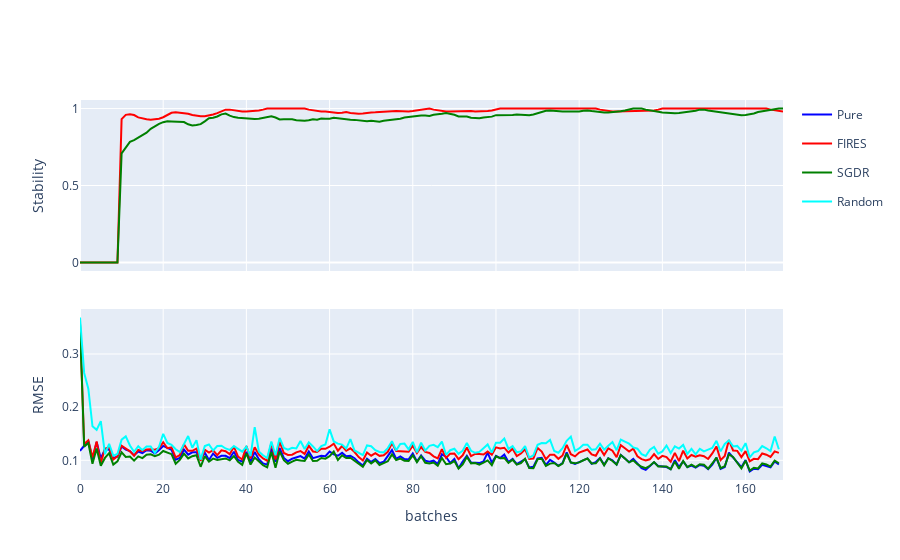

Source (notebook cell):
### Code cell
fig = make_subplots(rows=2, cols=1, shared_xaxes=True, vertical_spacing=0.1) # subplot_titles=("Stability","Accuracy", "F1-Score"),
for i in range(len(stability_trace)):
    stability_trace[i]["showlegend"] = False
    fig.add_trace(stability_trace[i], row=1, col=1)
for i in range(len(rmse_trace)):
    fig.add_trace(rmse_trace[i], row=2, col=1)
fig.update_xaxes(title_text="batches", row=2, col=1)
fig.update_yaxes(title_text="Stability", row=1, col=1)
fig.update_yaxes(title_text="RMSE", row=2, col=1)

fig.write_image("{}/all_scores_{}.{}".format(folder, dataset_name, export_type))
fig.show()

### Figure 1 — Plotly figure (JSON) as saved in the notebook; plotly's stock layout.template omitted (floating-point values rounded to 4 significant figures; data arrays with more than 128 entries replaced by an {"elided": "..."} marker saying what was removed)
{"data": [{"hovertemplate": "variable=FIRES<br>batches=%{x}<br>stability=%{y}<extra></extra>", "legendgroup": "FIRES", "line": {"color": "red", "dash": "solid"}, "mode": "lines", "name": "FIRES", "orientation": "v", "showlegend": false, "type": "scatter", "x": {"elided": "170 int values"}, "xaxis": "x", "y": {"elided": "170 float values"}, "yaxis": "y"}, {"hovertemplate": "variable=SGDR<br>batches=%{x}<br>stability=%{y}<extra></extra>", "legendgroup": "SGDR", "line": {"color": "green", "dash": "solid"}, "mode": "lines", "name": "SGDR", "orientation": "v", "showlegend": false, "type": "scatter", "x": {"elided": "170 int values"}, "xaxis": "x", "y": {"elided": "170 float values"}, "yaxis": "y"}, {"hovertemplate": "variable=Pure<br>batches=%{x}<br>rmse=%{y}<extra></extra>", "legendgroup": "Pure", "line": {"color": "blue", "dash": "solid"}, "mode": "lines", "name": "Pure", "orientation": "v", "showlegend": true, "type": "scatter", "x": {"elided": "169 int values"}, "xaxis": "x2", "y": {"elided": "169 float values"}, "yaxis": "y2"}, {"hovertemplate": "variable=FIRES<br>batches=%{x}<br>rmse=%{y}<extra></extra>", "legendgroup": "FIRES", "line": {"color": "red", "dash": "solid"}, "mode": "lines", "name": "FIRES", "orientation": "v", "showlegend": true, "type": "scatter", "x": {"elided": "169 int values"}, "xaxis": "x2", "y": {"elided": "169 float values"}, "yaxis": "y2"}, {"hovertemplate": "variable=SGDR<br>batches=%{x}<br>rmse=%{y}<extra></extra>", "legendgroup": "SGDR", "line": {"color": "green", "dash": "solid"}, "mode": "lines", "name": "SGDR", "orientation": "v", "showlegend": true, "type": "scatter", "x": {"elided": "169 int values"}, "xaxis": "x2", "y": {"elided": "169 float values"}, "yaxis": "y2"}, {"hovertemplate": "variable=Random<br>batches=%{x}<br>rmse=%{y}<extra></extra>", "legendgroup": "Random", "line": {"color": "cyan", "dash": "solid"}, "mode": "lines", "name": "Random", "orientation": "v", "showlegend": true, "type": "scatter", "x": {"elided": "169 int values"}, "xaxis": "x2", "y": {"elided": "169 float values"}, "yaxis": "y2"}], "layout": {"xaxis": {"anchor": "y", "domain": [0, 1], "matches": "x2", "showticklabels": false}, "xaxis2": {"anchor": "y2", "domain": [0, 1], "title": {"text": "batches"}}, "yaxis": {"anchor": "x", "domain": [0.55, 1], "title": {"text": "Stability"}}, "yaxis2": {"anchor": "x2", "domain": [0, 0.45], "title": {"text": "RMSE"}}}}
